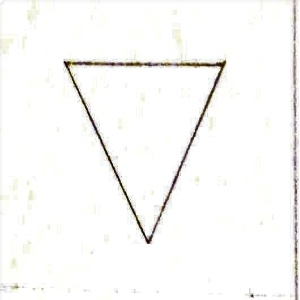
#> input picture Assignment 1/Triangles/1.jpg, 300 x 300 px; its folder holds only this picture in this run
$ python 'Resize Image.py'
#> lines starting #> are read from the running program, lines starting #| are printed output that depends on the picture
import cv2 as CV2

for i in range(1,25):

    imagePath = f"./Triangles/{i}.jpg"
    imageRaw = CV2.imread(imagePath)
#> imageRaw is the input picture: shape (300, 300, 3); mean B, G, R 247.5, 249, 249.3

    width, height = 100, 100
    imageResized = CV2.resize(imageRaw, (width, height))
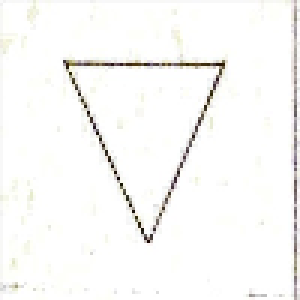
#> imageResized: shape (100, 100, 3) (shown 3 times larger); mean B, G, R 247.3, 248.8, 249.2
#> (the run stopped early here; a loop or call above may not have finished)
